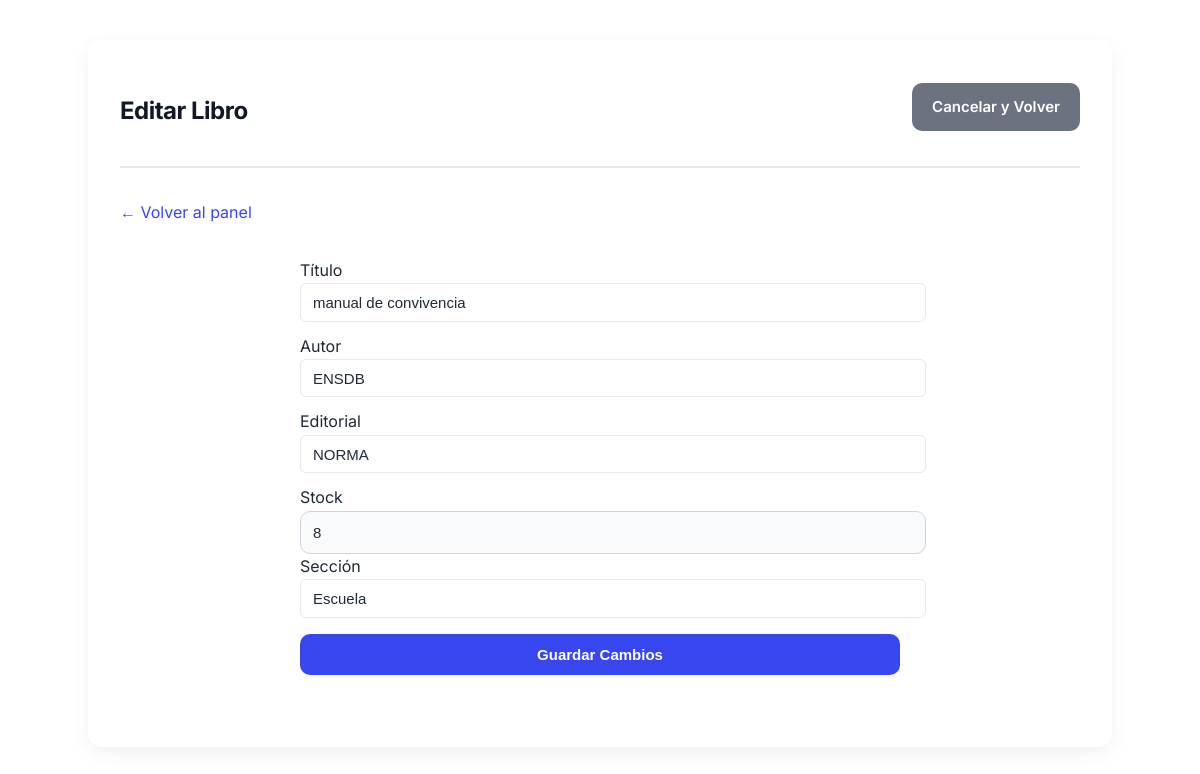
Page /admin_editar_libro/1 (signed in) on the committed database.
### tables this page shows
CREATE TABLE libro (
                id INTEGER PRIMARY KEY AUTOINCREMENT,
                titulo TEXT NOT NULL,
                autor TEXT NOT NULL,
                editorial TEXT NOT NULL,
                stock INTEGER NOT NULL,
                seccion TEXT NOT NULL
            , codigo_libro TEXT, portada_filename TEXT);

### biblioteca/app.py (the view, shortened to what this page needs)
@app.route('/admin_editar_libro/<int:libro_id>', methods=['GET', 'POST'])
def admin_editar_libro(libro_id):
    if not session.get('admin'):
        return redirect(url_for('admin_login'))
    conn = get_db_connection()
    libro = execute(conn, 'SELECT * FROM libro WHERE id = ?', (libro_id,)).fetchone()
    conn.close()
    if libro is None:
        flash('El libro no fue encontrado.', 'error')
        return redirect(url_for('admin_libros'))
    return render_template('admin_editar_libro.html', libro=libro)

### biblioteca/app.py (called while the page is built)
def get_db_connection():
    if USE_MYSQL:
        import mysql.connector
        conn = mysql.connector.connect(
            host=os.environ.get('MYSQL_HOST', 'localhost'),
            user=os.environ.get('MYSQL_USER', 'root'),
            password=os.environ.get('MYSQL_PASSWORD', ''),
            database=os.environ.get('MYSQL_DATABASE'),
            charset='utf8mb4',
        )
        return conn
    else:
        conn = sqlite3.connect(DATABASE)
        conn.row_factory = sqlite3.Row
        return conn

def execute(conn, query, params=()):
    if USE_MYSQL:
        query = query.replace('?', '%s')
        cur = conn.cursor(dictionary=True)
    else:
        cur = conn.cursor()
    cur.execute(query, params)
    return cur

### biblioteca/templates/admin_editar_libro.html (shortened to what this page needs)
<!DOCTYPE html>
<html lang="es">
<head>
    <link rel="stylesheet" href="{{ url_for('static', filename='css/styles.css') }}">
</head>
<body>
    <div class="container">
        <header class="header">
            <h2>Editar Libro</h2>
            <a href="{{ url_for('admin_libros') }}" class="btn btn-secondary">Cancelar y Volver</a>
        </header>
        {% block content %}
        <div style="margin-bottom:1rem;">
          <a href="{{ url_for('admin_panel') }}" class="btn-anim" style="display:inline-flex;align-items:center;gap:.5rem;">← Volver al panel</a>
        </div>
        <div class="form-container" style="max-width: 600px; margin: 2em auto;">
            <form method="post">
                <label for="titulo">Título</label>
                <input type="text" id="titulo" name="titulo" value="{{ libro['titulo'] }}" required class="form-input">
                <label for="autor">Autor</label>
                <input type="text" id="autor" name="autor" value="{{ libro['autor'] }}" required class="form-input">
                <label for="editorial">Editorial</label>
                <input type="text" id="editorial" name="editorial" value="{{ libro['editorial'] }}" required class="form-input">
                <label for="stock">Stock</label>
                <input type="number" id="stock" name="stock" value="{{ libro['stock'] }}" min="0" required class="form-input">
                <label for="seccion">Sección</label>
                <input type="text" id="seccion" name="seccion" value="{{ libro['seccion'] }}" required class="form-input">
                <button type="submit" class="btn" style="width:100%;">Guardar Cambios</button>
            </form>
        </div>
        {% endblock %}
    </div>
</body>
</html>

### biblioteca/static/css/styles.css (style rules this page uses)
:root { --bg-page: #f6f7fb; --card-bg: rgba(255, 255, 255, 0.95); --text-dark: #1f2937; --text-muted: #4b5563; --primary: #3746ef; --danger: #ef4444; }
body { background-color: var(--bg-page) !important; color: var(--text) !important; -webkit-font-smoothing:antialiased; margin: 0; padding: 0; min-height: 100vh; font-family: 'Inter', sans-serif; color: var(--text-dark) !important; background: url('../images/escuela-background.jpg') no-repeat center center fixed; background-size: cover; }
body::before { content: ''; position: fixed; top: 0; left: 0; width: 100%; height: 100%; background: rgba(255, 255, 255, 0.85); z-index: -1; }
header, nav, .navbar, .page, .content, .panel, .card, .form-control, input, textarea, button, a { color: var(--text-dark) !important; }
form input[type="text"], form input[type="email"], form input[type="password"], form input[type="file"], form textarea, .form-control { display: block !important; width: 100% !important; padding: 0.6rem 0.75rem; margin-bottom: 0.75rem !important; border: 1px solid #e6e9ef; border-radius: 6px; background: #fff; color: var(--text-dark) !important; }
button, .btn, .btn-primary { display: inline-block; padding: 0.55rem 0.9rem; background: var(--primary); color: #fff !important; border: none; border-radius: 6px; cursor: pointer; transition: transform .12s ease, box-shadow .12s ease, opacity .12s ease; margin-bottom: 0.5rem; }
input + button, input + .btn, .form-control + .btn { margin-top: 0.25rem; }
a, .nav-link { color: var(--primary) !important; text-decoration: none; }
:root { --primary-color: #2563eb; --secondary-color: #f3f4f6; --accent-color: #10b981; --warning-color: #f59e0b; --error-color: #ef4444; --text-color: #1f2937; --heading-color: #111827; --card-bg: #ffffffcc; --shadow: 0 6px 20px rgba(0, 0, 0, 0.06); --border-radius: 14px; --transition: all 0.25s ease; }
body { background: linear-gradient(180deg, #e0e7ff 0%, #f9fafb 100%); font-family: 'Inter', sans-serif; margin: 0; padding: 20px; color: var(--text-color); line-height: 1.6; background-image: url('https://images.unsplash.com/photo-1507842217343-583bb7270b66?q=80&w=2070&auto=format&fit=crop'); background-size: cover; background-attachment: fixed; background-blend-mode: overlay; }
.container, .admin-container { max-width: 980px; margin: 30px auto; background: var(--card-bg); backdrop-filter: blur(10px); border-radius: var(--border-radius); box-shadow: var(--shadow); padding: 2.2em; transition: var(--transition); }
.container, .admin-container { max-width: 960px; margin: 20px auto; background: #fff; border-radius: var(--border-radius); box-shadow: var(--shadow); padding: 2em; overflow-x: auto; }
.header { display: flex; justify-content: space-between; align-items: center; margin-bottom: 2em; border-bottom: 2px solid #e5e7eb; padding-bottom: 1em; }
.header h2 { color: var(--heading-color); font-weight: 700; letter-spacing: -0.5px; }
button, .btn { border: none; border-radius: 10px; padding: 12px 20px; font-size: 15px; font-weight: 600; cursor: pointer; transition: var(--transition); color: #fff; display: inline-block; }
.btn-secondary { background: #6b7280; }
input[type="text"], input[type="email"], input[type="number"], input[type="password"] { width: 100%; padding: 12px; border-radius: 10px; border: 1px solid #d1d5db; font-size: 15px; transition: var(--transition); background-color: #f9fafb; }
body::before { z-index: -1; }
.btn-anim { transition: transform .12s, box-shadow .12s; }
body { background-color: transparent; }
body { background: transparent !important; color: var(--text-color); }
body::before { content: ""; position: fixed; inset: 0; background-image: url('../images/escuela-background.jpeg'); background-repeat: no-repeat; background-position: center center; background-size: cover; background-attachment: fixed; filter: blur(0px); image-rendering: auto; z-index: -1; }
@media (min-width: 1200px) and (max-width: 1599px) { body::before { filter: blur(1px); } }

### rows in the picture
libro: titulo "manual de convivencia", autor "ENSDB", editorial "NORMA", stock "8", seccion "Escuela"
